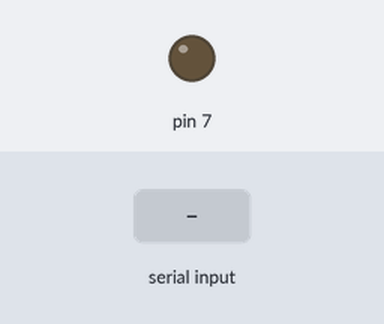
Simulated run of this sketch. Board: Arduino Uno, built with avr-gcc and run on an emulated ATmega328P. Shown: output pins drawn as LEDs (lit = HIGH). Inputs (shaded band) come from the test bench.

Above: at 1.2 s.
1.3 s: "1" received over Serial
At 2.1 s:
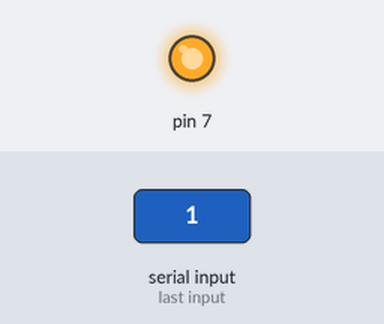
2.8 s: "0" received over Serial
At 3.3 s:
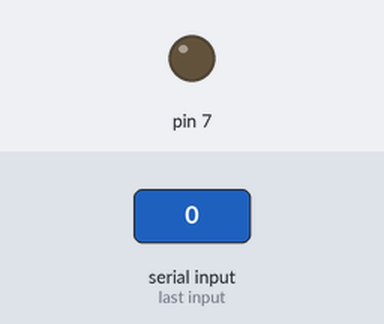
Timing chart, 0 to 5.8 s (numbered marks = the images above; inputs shaded):
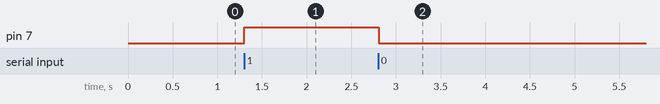

The sketch:

Rx.ino
```cpp
void setup() {
  pinMode(7, OUTPUT);
  Serial.begin(9600);
}

void loop() {
  if (Serial.available()) {
    int buttonState = Serial.read();
    if (buttonState == '1'){
      digitalWrite(7, HIGH);
    }else{
      digitalWrite(7, LOW);
    }
  }
  delay(10);
}
```

Measured:
- after the input at 1.3 s, pin 7: LOW → HIGH at once
- after the input at 2.8 s, pin 7: HIGH → LOW at once
